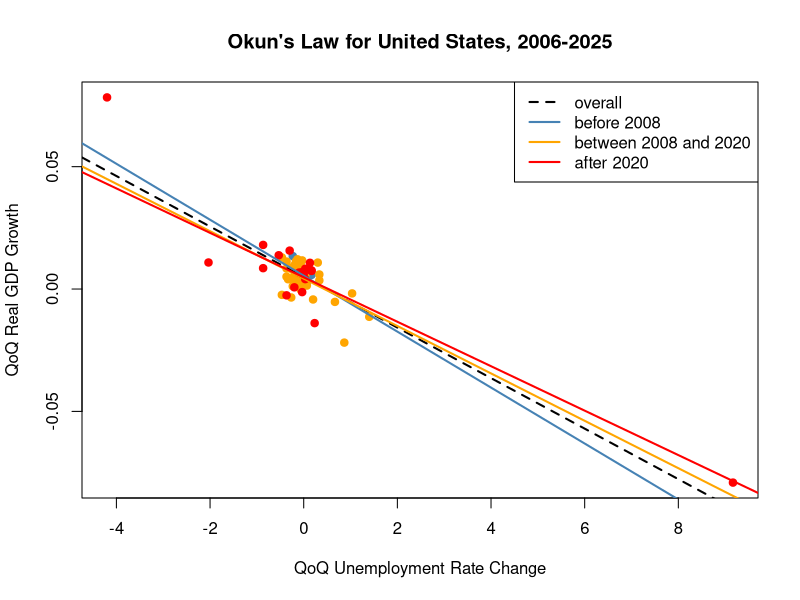

Recreate this plot in R.
library(dplyr)
library(lmtest)
library(sandwich)
library(car)

col.overall = "black"
col.before_2008 = "steelblue"
col.between_2008_2020 = "orange"
col.after_2020 = "red"

gdp_growth <- read.csv("data/processed/gdp_growth.csv")
unrate_diff <- read.csv("data/processed/unrate_diff.csv")

min_quarter <- max(gdp_growth$Quarter[1], unrate_diff$Quarter[1])
max_quarter <- min(last(gdp_growth$Quarter), last(unrate_diff$Quarter))

gdp_growth <- gdp_growth[between(gdp_growth$Quarter, min_quarter, max_quarter), ]
unrate_diff <- unrate_diff[between(unrate_diff$Quarter, min_quarter, max_quarter), ]

after_2008 <- gdp_growth$Quarter >= 2008
after_2020 <- gdp_growth$Quarter >= 2020

plot(gdp_growth$United.States ~ unrate_diff$United.States,
     col = "white",
     xlab = "QoQ Unemployment Rate Change",
     ylab = "QoQ Real GDP Growth",
     main = sub("\\.", " ", "Okun's Law for United.States, 2006-2025"))
points(gdp_growth$United.States[!after_2008] ~ unrate_diff$United.States[!after_2008],
       col = col.before_2008,
       pch = 19)
points(gdp_growth$United.States[after_2008 & !after_2020] ~ 
         unrate_diff$United.States[after_2008 & !after_2020],
       col = col.between_2008_2020,
       pch = 19)
points(gdp_growth$United.States[after_2020] ~ 
         unrate_diff$United.States[after_2020],
       col = col.after_2020,
       pch = 19)

# Test if Okun's Law holds overall
mod.us.overall <- lm(gdp_growth$United.States ~ unrate_diff$United.States)
coeftest(mod.us.overall, vcov. = vcovHC(mod.us.overall, type = "HC1"))
abline(mod.us.overall,
       col = col.overall,
       lwd = 2,
       lty = 2)

# Test if Okun's Law is stable over periods
mod.us.recessions <- lm(gdp_growth$United.States ~ 
                          unrate_diff$United.States*after_2008 + 
                          unrate_diff$United.States*after_2020)
coefs.us.recessions <- mod.us.recessions$coefficients

linearHypothesis(mod.us.recessions,
                 c("unrate_diff$United.States:after_2008TRUE = 0",
                   "unrate_diff$United.States:after_2020TRUE = 0"),
                 vcov. = vcovHC(mod.us.recessions, type = "HC1"))

# --- RESULTS ---
# Linear hypothesis test:
#   unrate_diff$United.States:after_2008TRUE = 0
# unrate_diff$United.States:after_2020TRUE = 0
# 
# Model 1: restricted model
# Model 2: gdp_growth$United.States ~ unrate_diff$United.States * after_2008 + 
#   unrate_diff$United.States * after_2020
# 
# Note: Coefficient covariance matrix supplied.
# 
# Res.Df Df      F Pr(>F)
# 1     76                 
# 2     74  2 0.0264  0.974

abline(a = coefs.us.recessions[1],
       b = coefs.us.recessions[2],
       col = col.before_2008,
       lwd = 2)
abline(a = coefs.us.recessions[1] + coefs.us.recessions[3],
       b = coefs.us.recessions[2] + coefs.us.recessions[4],
       col = col.between_2008_2020,
       lwd = 2)
abline(a = coefs.us.recessions[1] + coefs.us.recessions[3] + coefs.us.recessions[5],
       b = coefs.us.recessions[2] + coefs.us.recessions[4] + coefs.us.recessions[6],
       col = col.after_2020,
       lwd = 2)

legend("topright",
       legend = c("overall", "before 2008", "between 2008 and 2020", "after 2020"),
       col = c(col.overall, col.before_2008, col.between_2008_2020, col.after_2020),
       lwd = 2,
       lty= c(2, 1, 1, 1))

# clear all variables
rm(list = ls())
